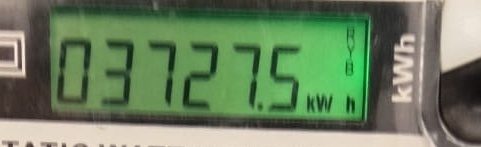
#> input picture backend/ai/display_for_ocr.jpg, 481 x 147 px; its folder holds 5 pictures in this run
$ python ocr.py
#> lines starting #> are read from the running program, lines starting #| are printed output that depends on the picture; after the words box and inside, x2 and y2 are one past the last pixel; in counts of white or black regions, pixels touching at a corner belong together
#> (the call stopped at in load_reader, `version = pytesseract.get_tesseract_version()`: pytesseract is not available in this run)
#> in read_meter, image is the input picture: shape (147, 481, 3); mean B, G, R 96.3, 129.5, 107.9
#| Image shape: (147, 481, 3)
import os
import re
import cv2
import pytesseract
from collections import defaultdict


# ============================================================
# TESSERACT
# ============================================================

TESSERACT_PATH = r"C:\Program Files\Tesseract-OCR\tesseract.exe"

if os.path.exists(TESSERACT_PATH):
    pytesseract.pytesseract.tesseract_cmd = TESSERACT_PATH


_reader_ready = False


# ============================================================
# LOAD OCR
# ============================================================

def load_reader():
    global _reader_ready

    if _reader_ready:
        return

    try:
        version = pytesseract.get_tesseract_version()
        print("Tesseract version:", version)

        _reader_ready = True

        print("OCR reader ready.")

    except Exception as e:
        print("Tesseract initialization error:", e)
        _reader_ready = False


# ============================================================
# UNLOAD OCR
# ============================================================

# [258 lines left out: functions unload_reader, clean_text, normalize_reading, extract_candidates, not called in this run]


# ============================================================
# IMAGE PREPROCESSING
# ============================================================

def prepare_images(image):

    result = {}

    # --------------------------------------------------------
    # Original grayscale
    # --------------------------------------------------------

    gray = cv2.cvtColor(
        image,
        cv2.COLOR_BGR2GRAY
    )
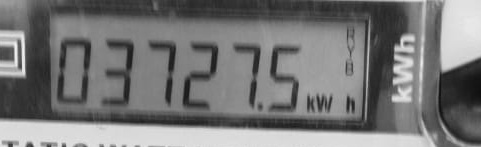
#> gray: shape (147, 481); min 16, max 241, mean 119.3

    result["gray"] = gray

    # --------------------------------------------------------
    # 4X UPSCALE
    # --------------------------------------------------------

    enlarged = cv2.resize(
        gray,
        None,
        fx=4.0,
        fy=4.0,
        interpolation=cv2.INTER_CUBIC
    )

    result["upscaled"] = enlarged

    # --------------------------------------------------------
    # Gaussian blur
    # --------------------------------------------------------

    blurred = cv2.GaussianBlur(
        enlarged,
        (3, 3),
        0
    )

    result["blurred"] = blurred

    # --------------------------------------------------------
    # CLAHE
    # --------------------------------------------------------

    clahe = cv2.createCLAHE(
        clipLimit=2.0,
        tileGridSize=(8, 8)
    )

    clahe_image = clahe.apply(
        enlarged
    )
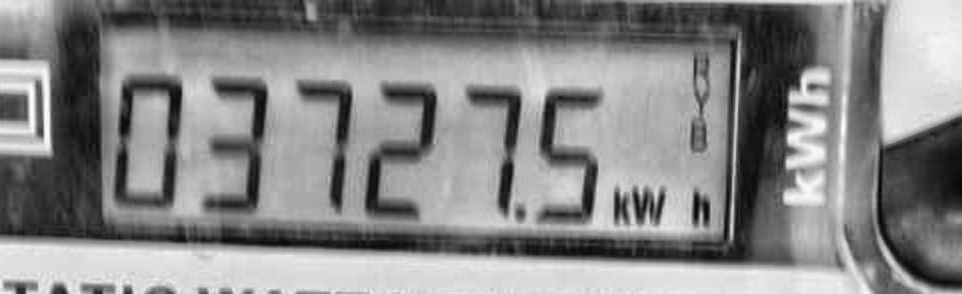
#> clahe_image: shape (588, 1924) (shown at 1/2 size); min 3, max 253, mean 133.7

    result["clahe"] = clahe_image

    # --------------------------------------------------------
    # OTSU
    # --------------------------------------------------------

    _, otsu = cv2.threshold(
        clahe_image,
        0,
        255,
        cv2.THRESH_BINARY + cv2.THRESH_OTSU
    )
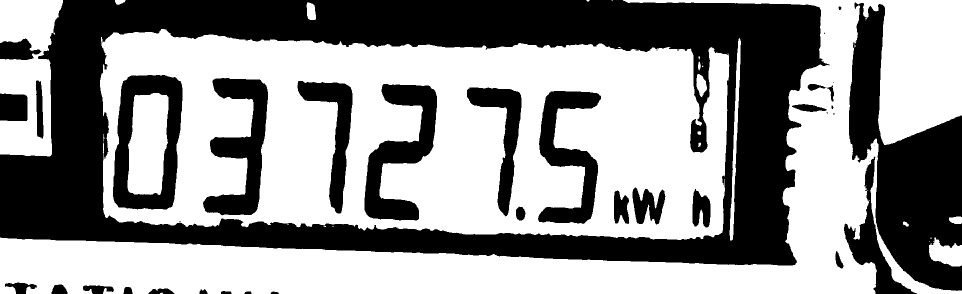
#> otsu: shape (588, 1924) (shown at 1/2 size); 57.3% white; 41 black regions (10 under 20 px), largest, box (x1, y1, x2, y2) and area: (0, 0, 1659, 531) 308716, (1698, 5, 1924, 582) 62090, (226, 150, 365, 419) 18439

    result["otsu"] = otsu

    # --------------------------------------------------------
    # ADAPTIVE THRESHOLD
    # --------------------------------------------------------

    adaptive = cv2.adaptiveThreshold(
        clahe_image,
        255,
        cv2.ADAPTIVE_THRESH_GAUSSIAN_C,
        cv2.THRESH_BINARY,
        31,
        7
    )
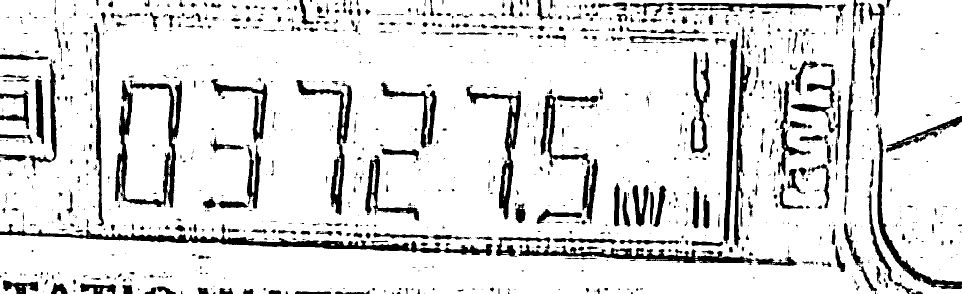
#> adaptive: shape (588, 1924) (shown at 1/2 size); 87.1% white; 1264 black regions (794 under 20 px), largest, box (x1, y1, x2, y2) and area: (0, 448, 985, 512) 10538, (230, 160, 364, 415) 8852, (1037, 489, 1508, 530) 5805

    result["adaptive"] = adaptive

    # --------------------------------------------------------
    # INVERSE OTSU
    # --------------------------------------------------------

    _, inverse = cv2.threshold(
        clahe_image,
        0,
        255,
        cv2.THRESH_BINARY_INV + cv2.THRESH_OTSU
    )

    result["inverse"] = inverse

    return result


# ============================================================
# RUN OCR
# ============================================================

def run_ocr(
    image,
    psm
):

    config = (
        f"--psm {psm} "
        "-c tessedit_char_whitelist=0123456789."
    )

    try:

        data = pytesseract.image_to_data(
            image,
            config=config,
            output_type=pytesseract.Output.DICT
        )

    except Exception as e:

        print(
            "Tesseract error:",
            e
        )

        return []

    results = []

    total = len(
        data["text"]
    )

    for i in range(total):

        raw_text = data["text"][i].strip()

        if not raw_text:
            continue

        try:

            confidence = float(
                data["conf"][i]
            )

        except Exception:

            confidence = 0.0

        # ----------------------------------------------------
        # Reject zero/negative confidence
        # ----------------------------------------------------

        if confidence <= 0:
            continue

        cleaned = clean_text(
            raw_text
        )

        if not cleaned:
            continue

        candidates = extract_candidates(
            cleaned
        )

        for candidate in candidates:

            candidate["confidence"] = confidence

            candidate["bbox"] = (
                int(data["left"][i]),
                int(data["top"][i]),
                int(data["width"][i]),
                int(data["height"][i])
            )

            results.append(candidate)

    return results


# ============================================================
# SELECT BEST READING
# ============================================================

# [168 lines left out: function select_best_reading, not called in this run]


# ============================================================
# MAIN FUNCTION
# ============================================================

def read_meter(image_path):

    print("")
    print("========================================")
    print("        SMART METER OCR")
    print("========================================")

    if not os.path.exists(image_path):

        print(
            "OCR image does not exist:",
            image_path
        )

        return None

    load_reader()

    image = cv2.imread(
        image_path
    )

    if image is None:

        print(
            "Unable to read OCR image."
        )

        return None

    print(
        "OCR image:",
        image_path
    )

    print(
        "Image shape:",
        image.shape
    )

    # --------------------------------------------------------
    # PREPROCESS
    # --------------------------------------------------------

    images = prepare_images(
        image
    )
#> images = 7 items

    print("")
    print(
        "OCR preprocessing completed."
    )

    # --------------------------------------------------------
    # OCR MODES
    # --------------------------------------------------------

    psm_modes = [
        6,
        7,
        8,
        10,
        11,
        13
    ]

    all_candidates = []

    # --------------------------------------------------------
    # RUN ALL OCR
    # --------------------------------------------------------

    for image_name, processed in images.items():

        print("")
        print(
            "OCR region:",
            image_name
        )

        for psm in psm_modes:

            results = run_ocr(
                processed,
                psm
            )

            for result in results:

                result["region"] = image_name
                result["psm"] = psm

                all_candidates.append(
                    result
                )
#> this loop made 1 pass
#> image_name on pass 1: 'gray'
#| OCR region: gray
#> after the loop, all_candidates = []

    print("")
    print(
        "Total valid OCR candidates:",
        len(all_candidates)
    )

    # --------------------------------------------------------
    # PRINT CANDIDATES
    # --------------------------------------------------------

    print("")
    print("OCR CANDIDATES:")

    printed = set()

    for item in all_candidates:

        key = (
            item["value"],
            item["source"],
            item["region"],
            item["psm"]
        )

        if key in printed:
            continue

        printed.add(key)

        print(
            f'{item["value"]:.1f}',
            "| source=",
            item["source"],
            "| conf=",
            round(
                item["confidence"],
                1
            ),
            "| region=",
            item["region"],
            "| PSM=",
            item["psm"]
        )

    # --------------------------------------------------------
    # SELECT
    # --------------------------------------------------------

    selected = select_best_reading(
        all_candidates
    )

    if selected is None:

        print("")
        print(
            "Unable to determine meter reading."
        )

        return None

    # --------------------------------------------------------
    # FINAL
    # --------------------------------------------------------

    final_reading = (
        f'{selected["value"]:.1f}'
    )

    print("")
    print("========================================")
    print("FINAL METER READING")
    print("========================================")

    print(
        "Reading:",
        final_reading
    )

    print(
        "Consensus score:",
        selected["score"]
    )

    print(
        "Best OCR confidence:",
        selected["confidence"]
    )

    print(
        "OCR source:",
        selected["source"]
    )

    print(
        "OCR type:",
        selected["type"]
    )

    print(
        "Supporting candidates:",
        selected["supporting_candidates"]
    )

    print("========================================")
    print("")

    return final_reading


# ============================================================
# DIRECT TEST
# ============================================================

if __name__ == "__main__":

    test_image = os.path.join(
        os.path.dirname(__file__),
        "display_for_ocr.jpg"
    )

#> (the run stopped early here; a loop or call above may not have finished)
